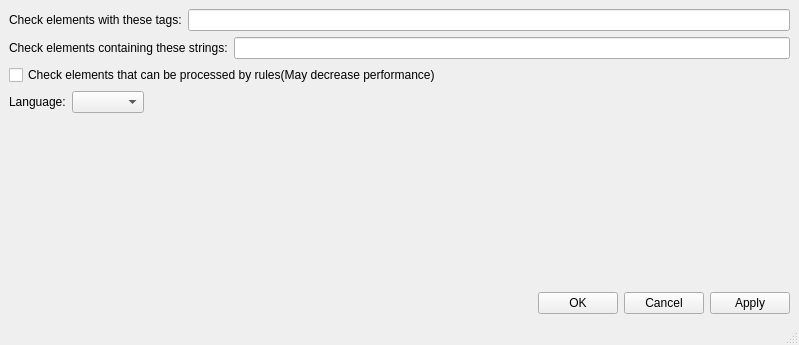
<?xml version="1.0" encoding="UTF-8"?>
<ui version="4.0">
 <class>SettingWindow</class>
 <widget class="QMainWindow" name="SettingWindow">
  <property name="geometry">
   <rect>
    <x>0</x>
    <y>0</y>
    <width>799</width>
    <height>345</height>
   </rect>
  </property>
  <property name="windowTitle">
   <string>Setting</string>
  </property>
  <widget class="QWidget" name="centralwidget">
   <layout class="QVBoxLayout" name="verticalLayout">
    <item>
     <layout class="QHBoxLayout" name="horizontalLayout_2">
      <item>
       <widget class="QLabel" name="label">
        <property name="sizePolicy">
         <sizepolicy hsizetype="Preferred" vsizetype="Fixed">
          <horstretch>0</horstretch>
          <verstretch>0</verstretch>
         </sizepolicy>
        </property>
        <property name="text">
         <string>Check elements with these tags:</string>
        </property>
       </widget>
      </item>
      <item>
       <widget class="QLineEdit" name="lineEdit_element_tags"/>
      </item>
     </layout>
    </item>
    <item>
     <layout class="QHBoxLayout" name="horizontalLayout_3">
      <item>
       <widget class="QLabel" name="label_2">
        <property name="sizePolicy">
         <sizepolicy hsizetype="Preferred" vsizetype="Fixed">
          <horstretch>0</horstretch>
          <verstretch>0</verstretch>
         </sizepolicy>
        </property>
        <property name="text">
         <string>Check elements containing these strings:</string>
        </property>
       </widget>
      </item>
      <item>
       <widget class="QLineEdit" name="lineEdit_element_strings"/>
      </item>
     </layout>
    </item>
    <item>
     <widget class="QCheckBox" name="checkBox_check_element_by_rules">
      <property name="text">
       <string>Check elements that can be processed by rules(May decrease performance)</string>
      </property>
     </widget>
    </item>
    <item>
     <layout class="QHBoxLayout" name="horizontalLayout_5">
      <item>
       <widget class="QLabel" name="label_3">
        <property name="sizePolicy">
         <sizepolicy hsizetype="Fixed" vsizetype="Preferred">
          <horstretch>0</horstretch>
          <verstretch>0</verstretch>
         </sizepolicy>
        </property>
        <property name="text">
         <string>Language:</string>
        </property>
       </widget>
      </item>
      <item>
       <widget class="QComboBox" name="comboBox_language">
        <property name="sizePolicy">
         <sizepolicy hsizetype="Fixed" vsizetype="Fixed">
          <horstretch>0</horstretch>
          <verstretch>0</verstretch>
         </sizepolicy>
        </property>
       </widget>
      </item>
      <item>
       <spacer name="horizontalSpacer_2">
        <property name="orientation">
         <enum>Qt::Horizontal</enum>
        </property>
        <property name="sizeHint" stdset="0">
         <size>
          <width>40</width>
          <height>20</height>
         </size>
        </property>
       </spacer>
      </item>
     </layout>
    </item>
    <item>
     <spacer name="verticalSpacer">
      <property name="orientation">
       <enum>Qt::Vertical</enum>
      </property>
      <property name="sizeHint" stdset="0">
       <size>
        <width>20</width>
        <height>40</height>
       </size>
      </property>
     </spacer>
    </item>
    <item>
     <layout class="QHBoxLayout" name="horizontalLayout_4">
      <item>
       <spacer name="horizontalSpacer">
        <property name="orientation">
         <enum>Qt::Horizontal</enum>
        </property>
        <property name="sizeHint" stdset="0">
         <size>
          <width>40</width>
          <height>20</height>
         </size>
        </property>
       </spacer>
      </item>
      <item>
       <widget class="QPushButton" name="button_ok">
        <property name="sizePolicy">
         <sizepolicy hsizetype="Fixed" vsizetype="Fixed">
          <horstretch>0</horstretch>
          <verstretch>0</verstretch>
         </sizepolicy>
        </property>
        <property name="text">
         <string>OK</string>
        </property>
       </widget>
      </item>
      <item>
       <widget class="QPushButton" name="button_cancel">
        <property name="text">
         <string>Cancel</string>
        </property>
       </widget>
      </item>
      <item>
       <widget class="QPushButton" name="button_apply">
        <property name="sizePolicy">
         <sizepolicy hsizetype="Fixed" vsizetype="Fixed">
          <horstretch>0</horstretch>
          <verstretch>0</verstretch>
         </sizepolicy>
        </property>
        <property name="text">
         <string>Apply</string>
        </property>
       </widget>
      </item>
     </layout>
    </item>
   </layout>
  </widget>
  <widget class="QMenuBar" name="menubar">
   <property name="geometry">
    <rect>
     <x>0</x>
     <y>0</y>
     <width>799</width>
     <height>23</height>
    </rect>
   </property>
  </widget>
  <widget class="QStatusBar" name="statusbar"/>
 </widget>
 <resources/>
 <connections/>
</ui>
